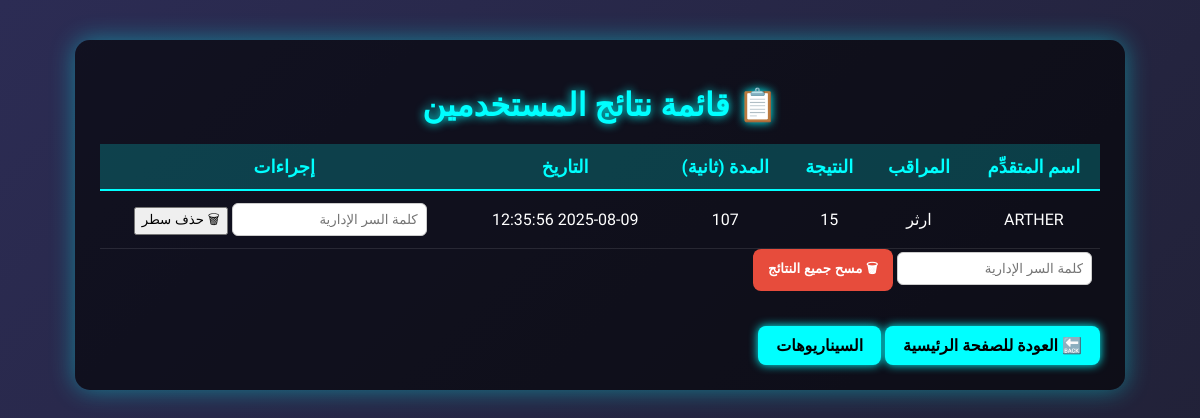
/stats, run on an earlier commit of the app's database.
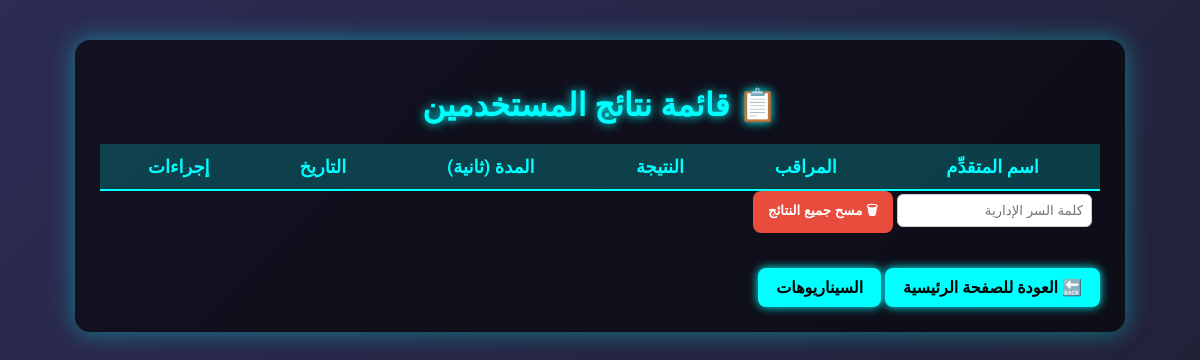
And on a later commit of the database.
### tables this page shows
CREATE TABLE exam_results (
            id INTEGER PRIMARY KEY AUTOINCREMENT,
            candidate_name TEXT,
            supervisor_name TEXT,
            score INTEGER,
            total INTEGER,
            duration INTEGER,
            submitted_at TIMESTAMP DEFAULT CURRENT_TIMESTAMP
        );

### app.py (the view)
@app.route('/stats')
def stats():
    conn = sqlite3.connect(DB_PATH)
    cursor = conn.cursor()
    cursor.execute("""
        SELECT candidate_name, supervisor_name, score, duration, submitted_at, id
        FROM exam_results
        ORDER BY submitted_at DESC
    """)
    users = cursor.fetchall()
    conn.close()
    return render_template('stats.html', users=users)

### templates/stats.html (shortened to what this page needs)
<!DOCTYPE html>
<html lang="ar" dir="rtl">
<head>
    <link rel="stylesheet" href="{{ url_for('static', filename='style_stats.css') }}">
</head>
<body>
    <div class="container">
        <h1>📋 قائمة نتائج المستخدمين</h1>
        <table>
            <thead>
                <tr>
                    <th>اسم المتقدِّم</th>
                    <th>المراقب</th>
                    <th>النتيجة</th>
                    <th>المدة (ثانية)</th>
                    <th>التاريخ</th>
                    <th>إجراءات</th>
                </tr>
            </thead>
            <tbody>
                {% for user in users %}
                <tr>
                    <td>{{ user[0] }}</td>
                    <td>{{ user[1] }}</td>
                    <td>{{ user[2] }}</td>
                    <td>{{ user[3] }}</td>
                    <td>{{ user[4] }}</td>
                    <td>
                <form action="/delete_result/{{ user[5] }}" method="POST" style="display:inline;"
      onsubmit="return confirm('⚠ هل أنت متأكد من حذف هذه النتيجة؟')">
    <input type="password" name="admin_password" placeholder="كلمة السر الإدارية" required>
    <button type="submit">🗑 حذف سطر</button>
</form>
                    </td>
                </tr>
                {% endfor %}
            </tbody>
        </table>
        <form action="/clear_results" method="POST" onsubmit="return confirm('⚠ هل أنت متأكد أنك تريد مسح جميع النتائج؟')">
            <input type="password" name="admin_password" placeholder="كلمة السر الإدارية" required>
            <button type="submit" class="clear-btn">🗑 مسح جميع النتائج</button>
        </form>
        <a href="/" class="back-btn">🔙 العودة للصفحة الرئيسية</a>
        <a href="/scenarios" class="back-btn">السيناريوهات</a>
    </div>
</body>
</html>

### static/style_stats.css (style rules this page uses)
body { font-family: 'Cairo', sans-serif; margin: 0; padding: 0; background: linear-gradient(-45deg, #1e1e2f, #2c2c54, #1e1e2f, #2c2c54); background-size: 400% 400%; animation: gradientBG 12s ease infinite; color: #fff; }
.container { max-width: 1000px; margin: 40px auto; background: rgba(0, 0, 0, 0.6); padding: 25px; border-radius: 15px; box-shadow: 0 0 25px rgba(0, 255, 255, 0.4); animation: fadeIn 1.2s ease; }
h1 { text-align: center; margin-bottom: 20px; color: #00ffff; text-shadow: 0 0 10px #00ffff; }
table { width: 100%; border-collapse: collapse; margin-top: 15px; }
thead { background: rgba(0, 255, 255, 0.2); }
th, td { padding: 12px; text-align: center; }
th { color: #00ffff; font-size: 18px; border-bottom: 2px solid #00ffff; }
.back-btn { display: inline-block; margin-top: 20px; text-decoration: none; background: #00ffff; color: #000; padding: 10px 18px; border-radius: 8px; transition: 0.3s; font-weight: bold; box-shadow: 0 0 10px #00ffff; }
form { margin-bottom: 15px; }
input[type="password"] { padding: 8px; margin-right: 8px; border: 1px solid #ccc; border-radius: 6px; }
.clear-btn { padding: 10px 15px; background-color: #e74c3c; color: white; border: none; border-radius: 8px; cursor: pointer; font-weight: bold; transition: 0.3s; }

What changed in the data, as far as the page shows it:
removed exam_results: candidate_name "ARTHER", supervisor_name "ارثر", score "15", duration "107", submitted_at "2025-08-09 12:35:56"
